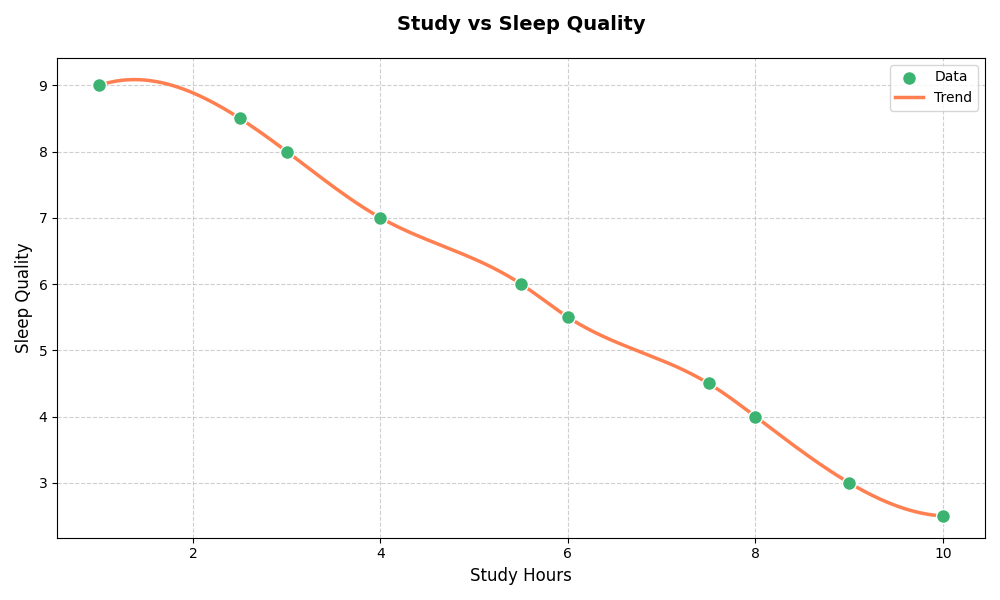

Source code (Python):
import numpy as np
import matplotlib.pyplot as plt
from scipy.interpolate import make_interp_spline

# Study hours and corresponding sleep quality scores
study_hours = np.array([1.0, 2.5, 3.0, 4.0, 5.5, 6.0, 7.5, 8.0, 9.0, 10.0])
sleep_quality = np.array([9.0, 8.5, 8.0, 7.0, 6.0, 5.5, 4.5, 4.0, 3.0, 2.5])

# Smooth the scatter plot using spline interpolation
x_smooth = np.linspace(study_hours.min(), study_hours.max(), 300)
spline = make_interp_spline(study_hours, sleep_quality, k=3)
y_smooth = spline(x_smooth)

# Create the scatter plot with smooth fitting
plt.figure(figsize=(10, 6))
plt.scatter(study_hours, sleep_quality, color='mediumseagreen', s=100, edgecolor='white', zorder=5, label='Data')
plt.plot(x_smooth, y_smooth, color='coral', lw=2.5, zorder=4, label='Trend')

# Customize the plot with title and labels
plt.title('Study vs Sleep Quality', fontsize=14, weight='bold', pad=20)
plt.xlabel('Study Hours', fontsize=12)
plt.ylabel('Sleep Quality', fontsize=12)
plt.grid(True, linestyle='--', alpha=0.6)

# Add a legend
plt.legend(loc='upper right', fontsize=10)

# Automatically adjust layout to fit elements neatly
plt.tight_layout()

# Display the plot
plt.show()
